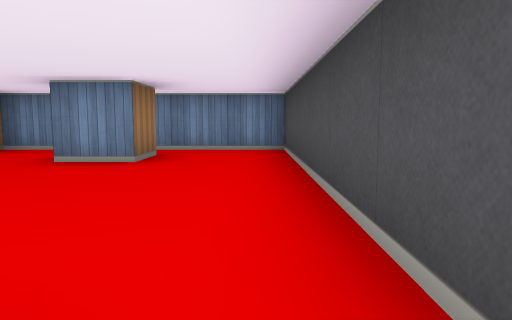
view 1 (above)

16 first-person views from a walk through a cub3D maze. The camera is about half as high as the walls, tilts 6° down and sees 70° across. The floor is counted in squares. Each view is taken from the middle of a square. On the plan, view 1 faces up. The plan holds only what a view shows up to about 9 squares ahead; the rest is blank.

view 2
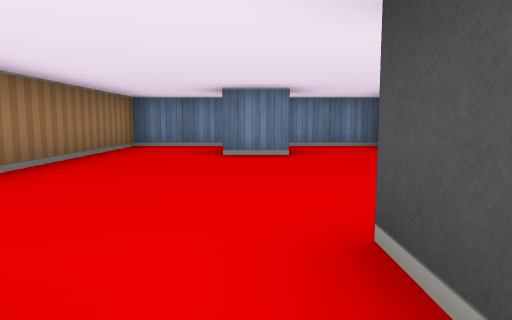

view 3
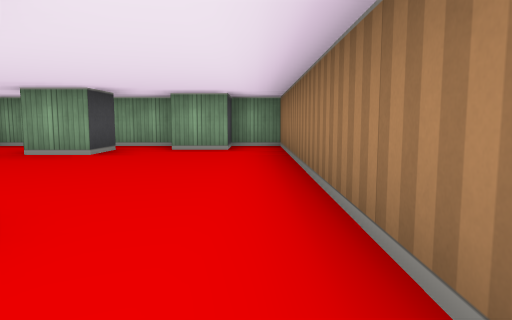

view 4
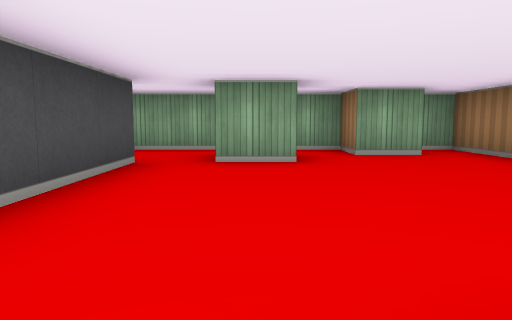

view 5
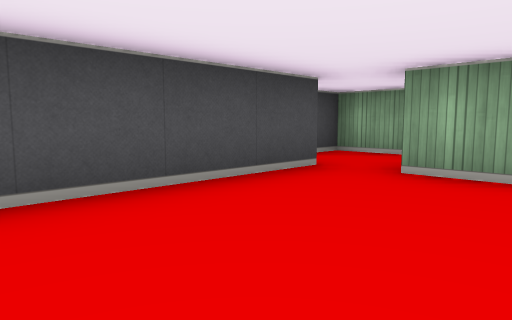

view 6
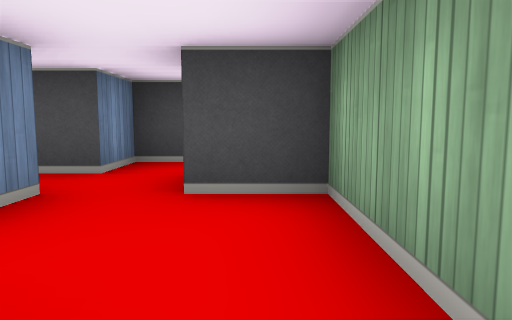

view 7
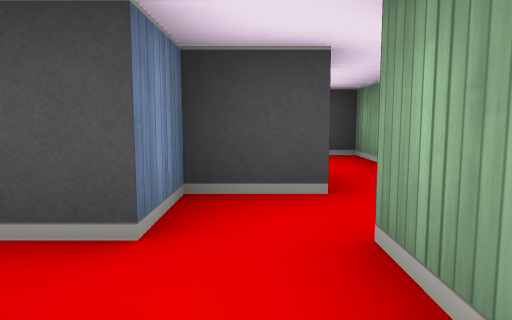

view 8
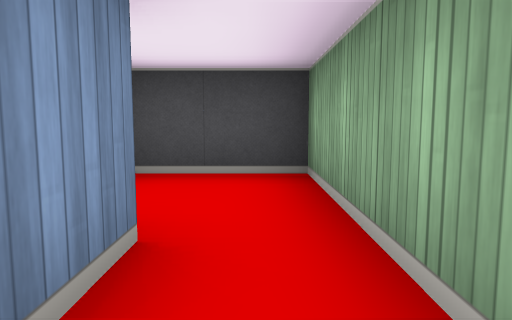

view 9
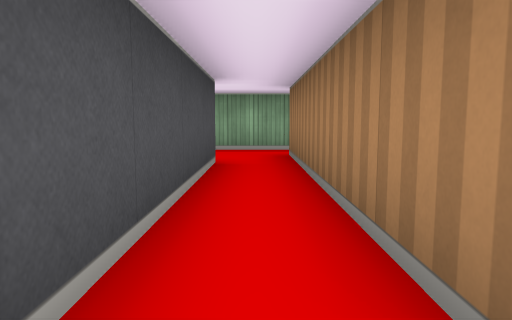

view 10
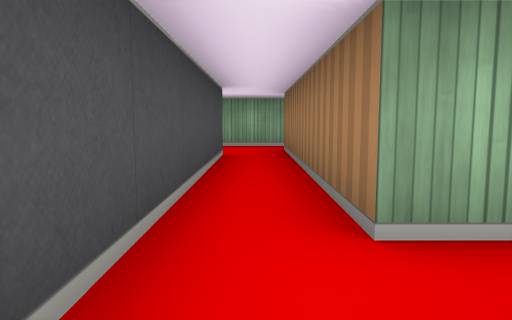

view 11
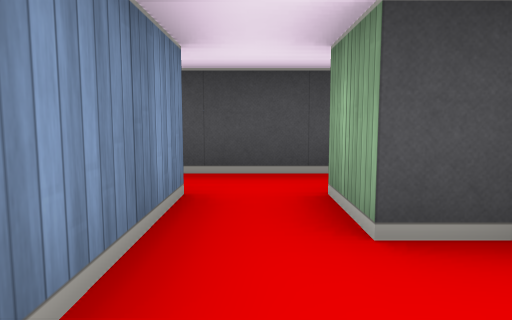

view 12
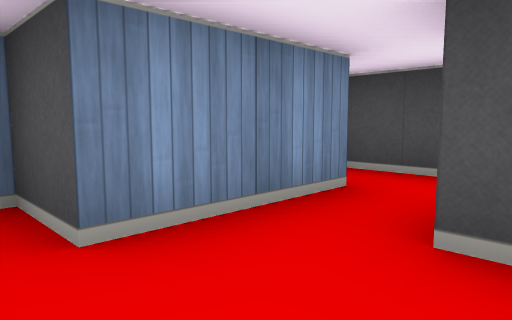

view 13
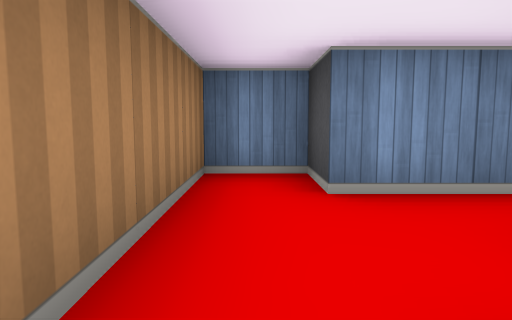

view 14
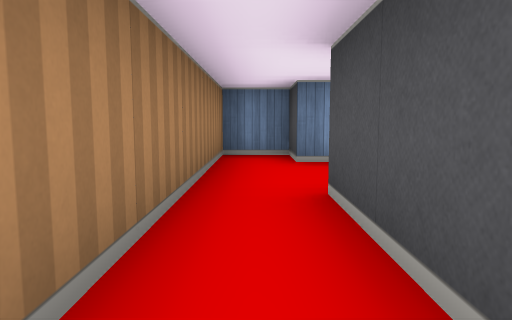

view 15
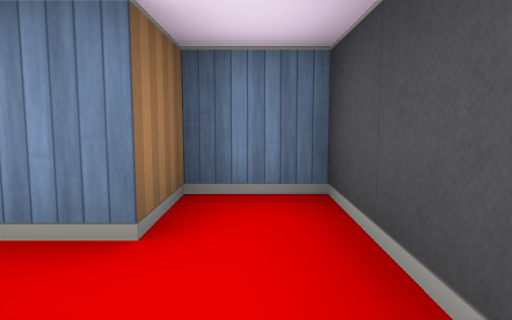

view 16
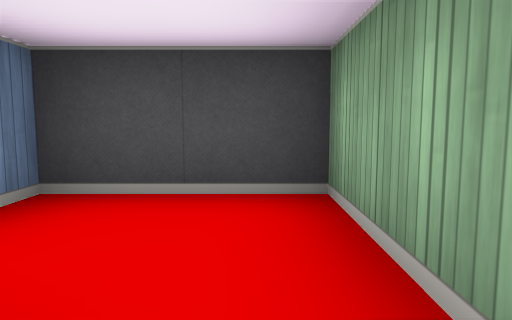

### Floor plan
Ten units are one square. View 1 is at (0, 0); x grows to the right and y downward. Boxes are objects, and circles mark ways between rooms. Rooms are numbered by the first view taken in them; rooms with no view inside come last. Other rooms are left out.
<svg viewBox="-50 -70 120 90">
<path fill="none" stroke="#000" d="M-15 -55 -15 -45 -25 -45M-15 5 -15 -5 -5 -5M5 -4 5 -65 -45 -65 -45 15 -35 15 -35 5 -25 5 -25 15 15 15 15 5M15 -5 10 -5M15 5 25 5M35 5 35 -5 25 -5 25 -35M15 -36 15 -16M55 -5 55 -65 45 -65 45 -55 35 -55M35 -45 45 -45 45 5 35 5M36 15 65 15 65 -5 60 -5M35 -55 25 -55 25 -65 15 -65 15 -36M35 -39 35 -45"/>
<circle cx="10" cy="0" r="3" fill="#2a7"/>
<circle cx="40" cy="10" r="3" fill="#2a7"/>
<circle cx="20" cy="-30" r="3" fill="#2a7"/>
<circle cx="40" cy="-50" r="3" fill="#2a7"/>
<text x="-20" y="-30">1</text>
<text x="20" y="-10">2</text>
<text x="50" y="-20">3</text>
<text x="20" y="-50">4</text>
</svg>
Room 1 opens to room 2. Room 2 opens to room 3. Room 2 opens to room 4. Room 3 opens to room 4.

Where each view was taken, in squares from view 1:
view 1: 0 up, 0 right, facing up
view 2: 1 down, 2 left, facing up
view 3: 6 up, 4 left, facing down
view 4: 5 up, 1 left, facing down
view 5: 4 up, 2 left, facing down-right
view 6: 1 down, 1 left, facing right
view 7: 0 up, 1 right, facing right
view 8: 1 down, 3 right, facing right
view 9: 5 up, 5 right, facing down
view 10: 6 up, 5 right, facing down
view 11: 5 up, 2 right, facing right
view 12: 4 up, 2 right, facing up-right
view 13: 3 up, 2 right, facing up
view 14: 1 up, 2 right, facing up
view 15: 4 up, 5 right, facing up
view 16: 1 down, 4 right, facing right
